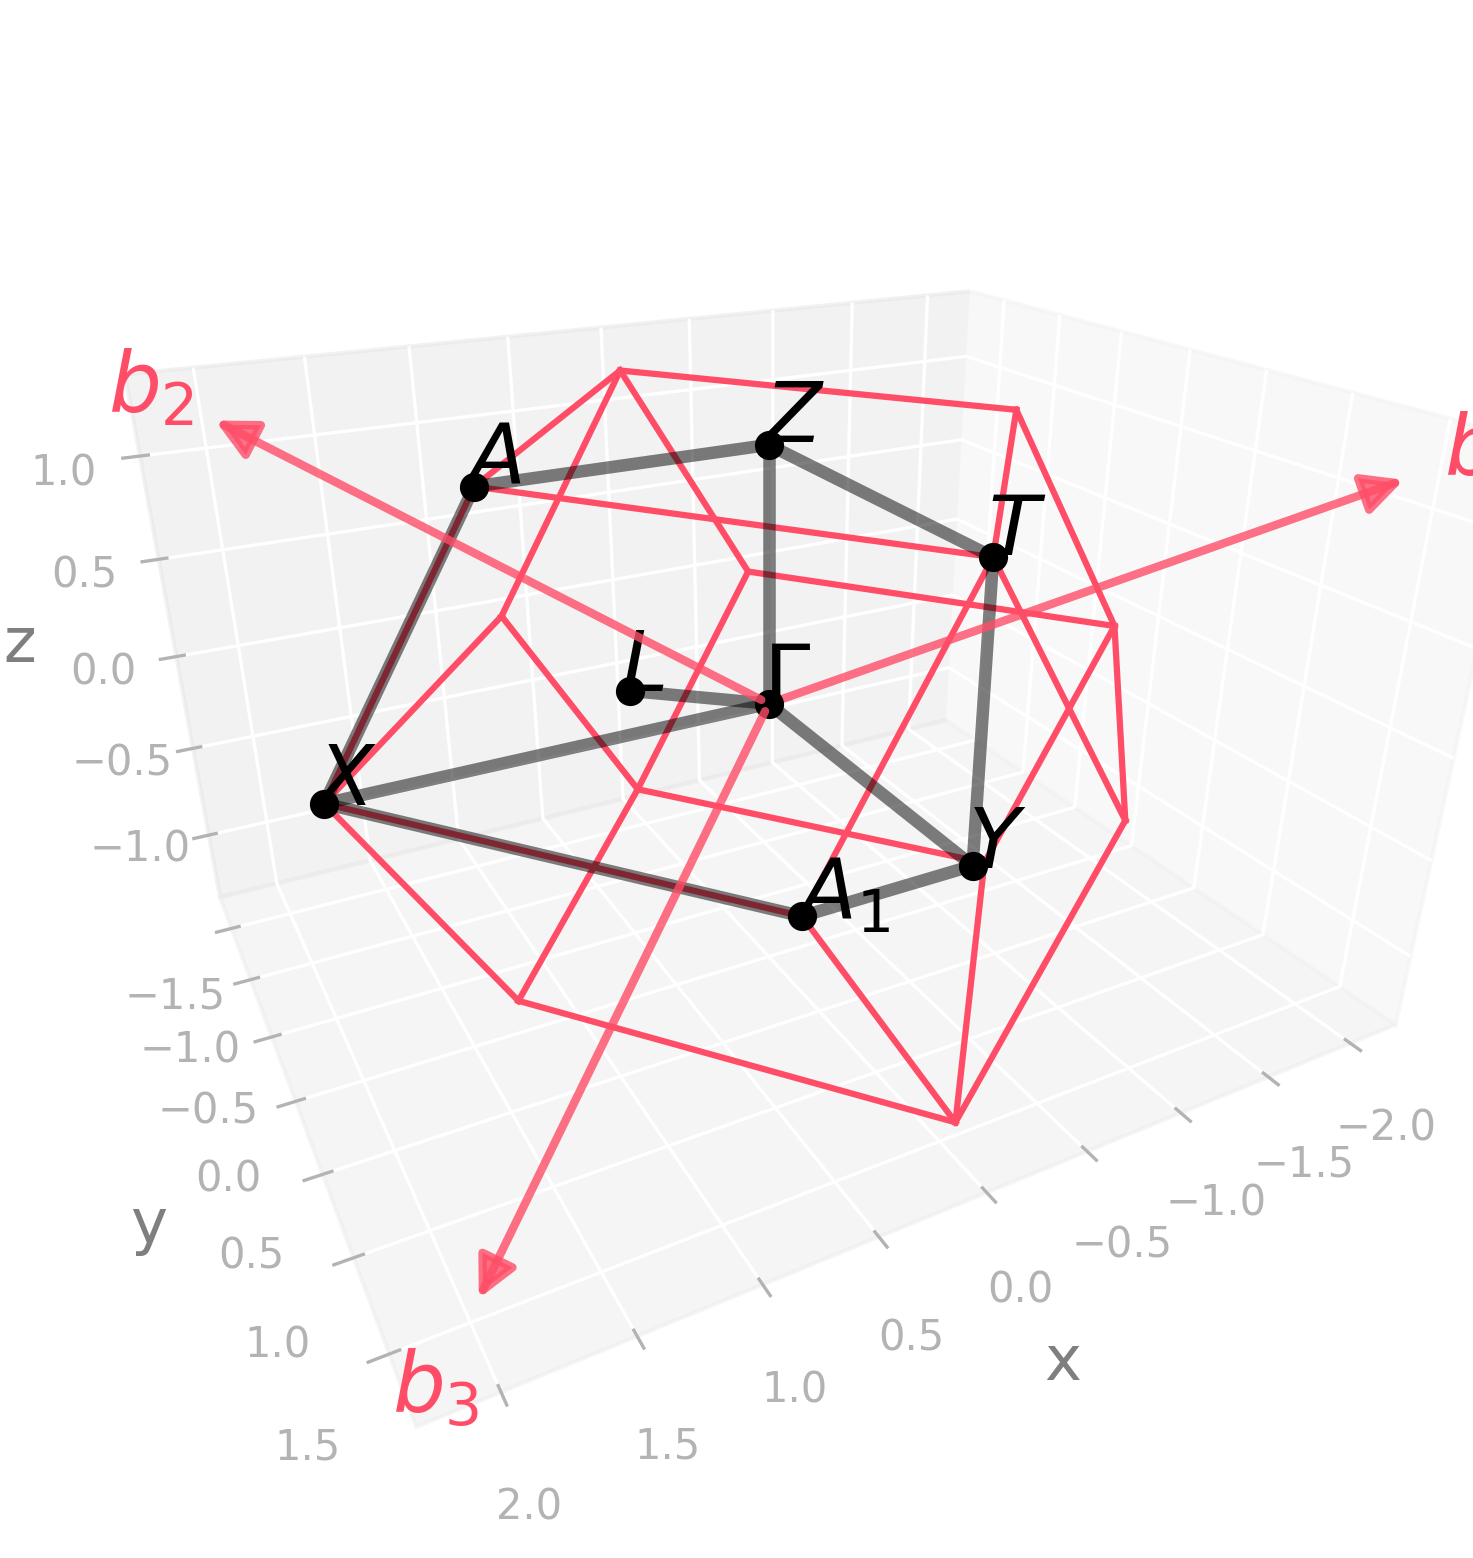

The Python source for this figure:
import radtools as rad

l = rad.lattice_example(f"ORCF3")
l.plot("brillouin-kpath")
# Save an image:
l.savefig(
    "orcf3_brillouin.png",
    elev=25,
    azim=62,
    dpi=300,
   bbox_inches="tight",
)
# Interactive plot:
l.show(elev=25, azim=62)
